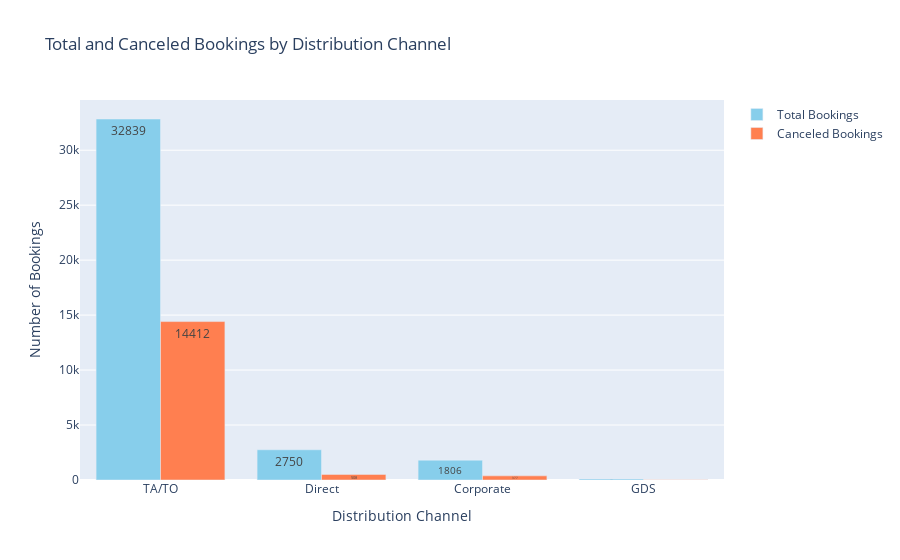

This figure's notebook cell:
### Markdown cell above
# **6. Create Bar Chart for Total Bookings & Canceled Bookings by Distribution Channel**

### Code cell
import pandas as pd
import matplotlib.pyplot as plt
import seaborn as sns
import numpy as np

try:
    df = pd.read_csv("city_hotel_bookings_cleaned - Copy.csv")
except FileNotFoundError:
    print("Error: File not found. Please check the file name and path.")
    exit()

df['is_canceled'] = pd.to_numeric(df['is_canceled'])

# Group by distribution channel and get counts
channel_bookings = df.groupby('distribution_channel').size().reset_index(name='Total Bookings')
channel_cancellations = df[df['is_canceled'] == 1].groupby('distribution_channel').size().reset_index(name='Canceled Bookings')

# Merge the data
channel_data = pd.merge(channel_bookings, channel_cancellations, on='distribution_channel', how='left').fillna(0)

# Sort by total bookings in descending order
channel_data = channel_data.sort_values('Total Bookings', ascending=False)

# Set the width of the bars
bar_width = 0.35
index = np.arange(len(channel_data))

# Matplotlib version
plt.figure(figsize=(12, 7))
plt.bar(index, channel_data['Total Bookings'], bar_width, label='Total Bookings', color='skyblue')
plt.bar(index + bar_width, channel_data['Canceled Bookings'], bar_width, label='Canceled Bookings', color='coral')

# Add numbers inside the bars
for i, (total, canceled) in enumerate(zip(channel_data['Total Bookings'], channel_data['Canceled Bookings'])):
    plt.text(i, total / 2, str(int(total)), ha='center', va='center', color='black', fontsize=9)
    plt.text(i + bar_width, canceled / 2, str(int(canceled)), ha='center', va='center', color='black', fontsize=9)

plt.xlabel('Distribution Channel')
plt.ylabel('Number of Bookings')
plt.title('Total and Canceled Bookings by Distribution Channel')
plt.xticks(index + bar_width/2, channel_data['distribution_channel'], rotation=45, ha='right')
plt.legend()
plt.tight_layout()
plt.show()

#Seaborn version
plt.figure(figsize=(12, 7))
sns.set_style("whitegrid")
sns.set_palette(['skyblue', 'coral'])

ax = sns.barplot(x='distribution_channel', y='Total Bookings', data=channel_data)
ax = sns.barplot(x='distribution_channel', y='Canceled Bookings', data=channel_data)

for p in ax.patches:
    ax.annotate(format(p.get_height(), '.0f'),
                (p.get_x() + p.get_width() / 2., p.get_height()),
                ha='center', va='center',
                xytext=(0, 9),
                textcoords='offset points')

plt.xlabel('Distribution Channel')
plt.ylabel('Number of Bookings')
plt.title('Total and Canceled Bookings by Distribution Channel')
plt.xticks(rotation=45, ha='right')
plt.tight_layout()
plt.show()

#Plotly version
import plotly.graph_objects as go

fig = go.Figure()
fig.add_trace(go.Bar(x=channel_data['distribution_channel'], y=channel_data['Total Bookings'], name='Total Bookings', text=channel_data['Total Bookings'], textposition='inside', marker_color='skyblue'))
fig.add_trace(go.Bar(x=channel_data['distribution_channel'], y=channel_data['Canceled Bookings'], name='Canceled Bookings', text=channel_data['Canceled Bookings'], textposition='inside', marker_color='coral'))

fig.update_layout(title='Total and Canceled Bookings by Distribution Channel',
                  xaxis_title='Distribution Channel', yaxis_title='Number of Bookings', barmode='group') #group for side by side bars
fig.show()

### Figure 1 — Plotly figure (JSON) as saved in the notebook; plotly's stock layout.template omitted (floating-point values rounded to 4 significant figures)
{"data": [{"marker": {"color": "skyblue"}, "name": "Total Bookings", "text": [32839, 2750, 1806, 101], "textposition": "inside", "x": ["TA/TO", "Direct", "Corporate", "GDS"], "y": [32839, 2750, 1806, 101], "type": "bar"}, {"marker": {"color": "coral"}, "name": "Canceled Bookings", "text": [14412, 508, 377, 22], "textposition": "inside", "x": ["TA/TO", "Direct", "Corporate", "GDS"], "y": [14412, 508, 377, 22], "type": "bar"}], "layout": {"title": {"text": "Total and Canceled Bookings by Distribution Channel"}, "xaxis": {"title": {"text": "Distribution Channel"}}, "yaxis": {"title": {"text": "Number of Bookings"}}, "barmode": "group"}}
